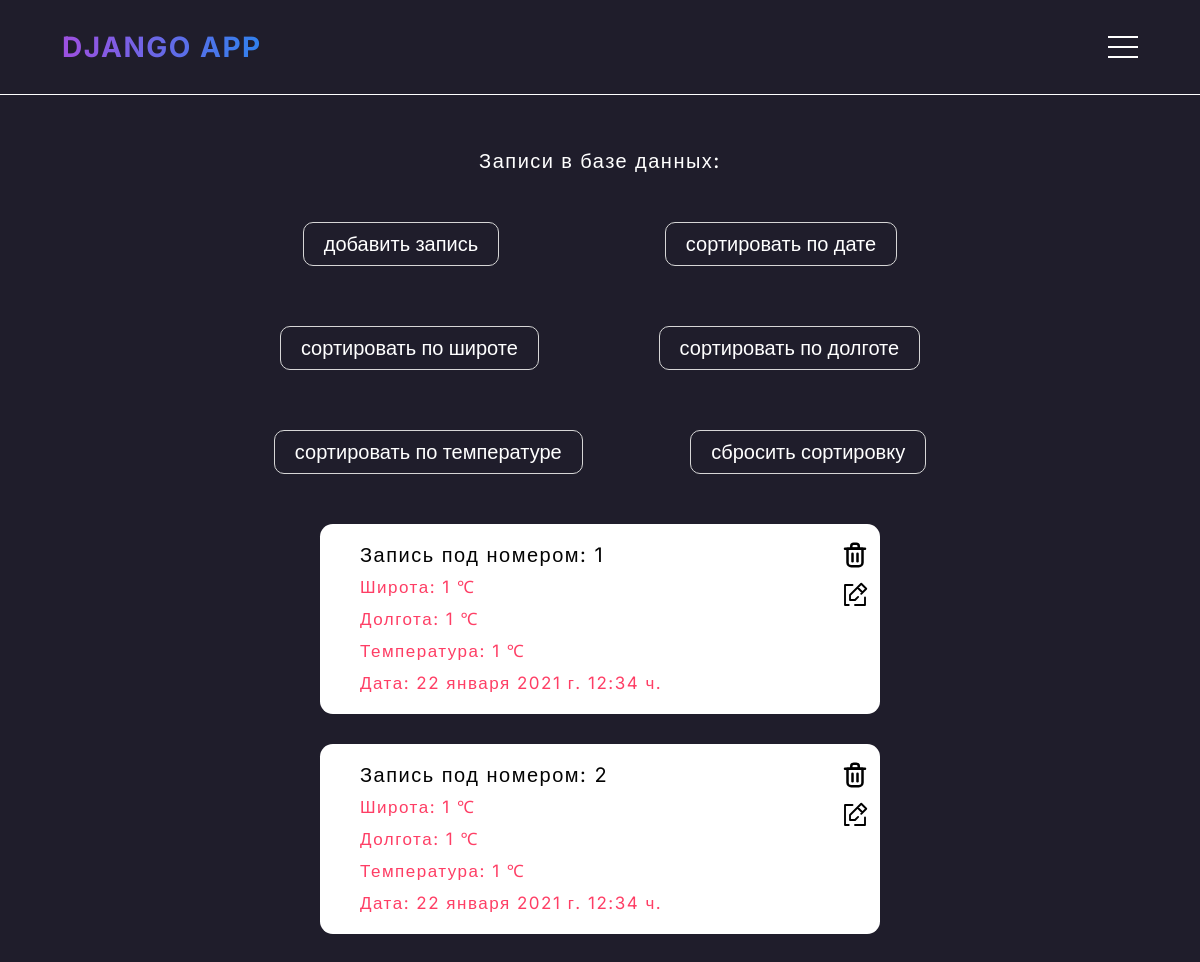
/laboratory_six, run on the app's committed database.
### main/models.py (models this page shows, shortened)
class Model(models.Model):
    latitude = models.IntegerField('Широта')
    longitude = models.IntegerField('Долгота')
    temperature = models.IntegerField('Температура')
    data_and_time = models.DateTimeField('Дата и время')

### main/views.py (the view)
# urls.py: path('laboratory_six', views.laboratory_six, name='lab6'),
def laboratory_six(request):
    attribute_to_sort = request.GET.get('sort')
    if attribute_to_sort:
        model_db = Model.objects.all().order_by(attribute_to_sort)
    else:
        model_db = Model.objects.all()
    return render(request, 'main/laboratory_six.html', {'model_db': model_db})

### main/templates/main/laboratory_six.html (shortened to what this page needs)
{% extends 'main/layout.html' %}
{% block content %}
    <h2 class="title_model">Записи в базе данных:</h2>
    <div class="edit_block">
        <a class="edit_btn add" href="{% url 'add_record' %}">Добавить запись</a>
        <a class="edit_btn edit" href="{% url 'lab6' %}?sort=data_and_time">Сортировать по Дате</a>
        <a class="edit_btn edit" href="{% url 'lab6' %}?sort=latitude">Сортировать по Широте</a>
        <a class="edit_btn edit" href="{% url 'lab6' %}?sort=longitude">Сортировать по Долготе</a>
        <a class="edit_btn edit" href="{% url 'lab6' %}?sort=temperature">Сортировать по Температуре</a>
        <a class="edit_btn edit" href="{% url 'lab6' %}?sort=id">Сбросить сортировку</a>
    </div>
    <div class="model_content">
        {% if model_db %}
            {% for el in model_db %}
                <div class="model">
                    <a class="model_btn delete" href="{% url 'delete_record' el.id %}">
                    </a>
                    <a class="model_btn edit" href="{% url 'update_record1' el.id %}">
                        <svg viewBox="0 0 24 24" fill="none" xmlns="http://www.w3.org/2000/svg">
                            <path d="M18 10L14 6M18 10L21 7L17 3L14 6M18 10L17 11M14 6L8 12V16H12L14.5 13.5M20 14V20H12M10 4L4 4L4 20H7" stroke="#000000" stroke-width="1.5" stroke-linecap="round" stroke-linejoin="round"/>
                        </svg>
                    </a>
                    <h3 class="id_number">Запись под номером: {{el.id}}</h3>
                    <p class="latitude">Широта: {{el.latitude}} ℃</p>
                    <p class="longitude">Долгота: {{el.longitude}} ℃</p>
                    <p class="temperature">Температура: {{el.temperature}} ℃</p>
                    <p class="data_and_time">Дата: {{el.data_and_time}} ч.</p>
                </div>
            {% endfor %}
        {% else %}
            <p class="empty_model">У вас нет записей</p>
        {% endif %}
    </div>
{% endblock %}

### main/static/main/css/index.css (style rules this page uses)
body { background: #1F1D2B; font-family: 'Inter', sans-serif; }

### main/static/main/css/model.css (style rules this page uses)
.model { max-width: 35rem; width: 100%; padding: 20px 40px; border-radius: 0.8rem; border-color: hsl(348deg 99% 62%); color: hsl(348deg 99% 62%); background: white; gap: 10px; display: flex; text-align: left; flex-direction: column; cursor: pointer; transition: all ease-in-out .5s; position: relative; }
.title_model { text-align: center; font-weight: 500; font-size: 20px; line-height: 22px; display: flex; letter-spacing: 1.5px; }
.edit_block { justify-content: space-around; flex-wrap: wrap; display: flex; gap: 60px; font-weight: 500; font-size: 20px; line-height: 22px; text-transform: uppercase; color: hsl(0deg 0% 74%); max-width: 700px; }
.edit_btn { padding: 10px 20px; color: hsl(0deg 0% 100%); text-align: center; border: 1px solid hsl(0deg 0% 84%); border-radius: 10px; text-transform: lowercase; }
.model_content { display: flex; justify-content: center; align-items: center; gap: 30px; flex-wrap: wrap; }
.id_number { font-size: 20px; line-height: 22px; letter-spacing: 1.5px; color: hsl(0deg 0% 1%); }
.model p { font-size: 17px; line-height: 22px; letter-spacing: 1.5px; }
.model .delete { position: absolute; width: 30px; top: 16px; right: 10px; cursor: pointer; }
.model .edit { position: absolute; width: 30px; top: 56px; right: 10px; cursor: pointer; }

### main/static/main/css/modal_window.css (style rules this page uses)
.edit { display: flex; flex-direction: column; gap: 20px; justify-content: center; }

### data on the page
Model: id "1", latitude "1", longitude "1", temperature "1", data_and_time "22 января 2021 г. 12:34"
Model: id "2", latitude "1", longitude "1", temperature "1", data_and_time "22 января 2021 г. 12:34"
